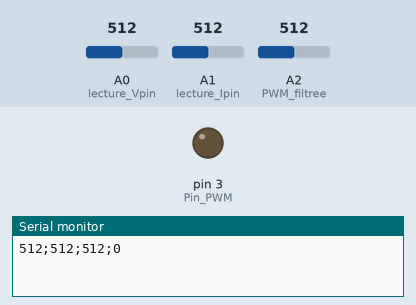
Bench run of a sketch on a simulated Arduino Uno, built with avr-gcc and run on an emulated ATmega328P. Parts: output pins drawn as LEDs (lit = HIGH), the last lines printed to the serial monitor. The inputs (shaded band) are chosen by the test bench; at power-on: A0 (lecture_Vpin) = 512, A1 (lecture_Ipin) = 512, A2 (PWM_filtree) = 512.

Above: at 0.01 s.
At 1.2 s:
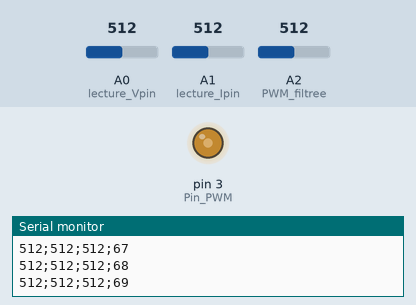
1.3 s: A0 (lecture_Vpin) set to 108
2.8 s: A0 (lecture_Vpin) set to 92
Timing chart, 0 to 5.8 s (numbered marks = the images above; inputs shaded):
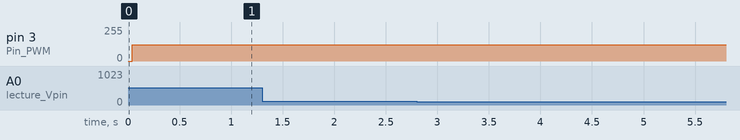

The sketch:

bluegriot.ino
```cpp
const int lecture_Vpin = A0; // Lecture de la tension
const int lecture_Ipin  = A1; // Lecture du courant
const int PWM_filtree = A2;
const int PWMpin = 3;


//Reglage sinus
int index = 0;
const int numSteps = 20; // Nombre d'etapes dans la sinusoïde
const int sinValues[numSteps] ={0,3,11,23,38,54,70,84,
94,99,99,94,84,70,54,38,23,11,3,0};
int dataVpin;
int dataIpin;
int dataPWM_filtree;
int time = 0;

void setup() {
  Serial.begin(9600) ; // Ouverture port série avec baudrate de 9600 (augmenter si besoin)
  pinMode(lecture_Vpin, INPUT); // Entree des valeurs analogiques
  pinMode(lecture_Ipin, INPUT);

  pinMode(3, OUTPUT);//Pin PWM

  //TIMER 2 : PWM variable à valeur moyenne sinusoidale à 1KHz
  TCCR2A = _BV(COM2B1) | _BV(WGM21) | _BV(WGM20);
  TCCR2B = _BV(CS21) |_BV(WGM22);
  OCR2A = 99;
  OCR2B  = 20;
  TIMSK2 |= _BV(OCIE2A);
  sei(); // Activation des interruptions globales  interupts();
}

void loop() {
  dataVpin = analogRead(lecture_Vpin);
  dataIpin = analogRead(lecture_Ipin);
  dataPWM_filtree = analogRead(PWM_filtree);
  Serial.println(String(dataVpin) + ';' + String(dataIpin) + ';' + String(dataPWM_filtree) + ';' + String(time));
  delay(10);
  time += 1;
  Serial.flush();
}

//Interuption Timer 2
ISR(TIMER2_COMPA_vect) {
  OCR2B=sinValues[index];
  if (index < numSteps - 1)
    index++;
  else
    index=0;
    }
```
